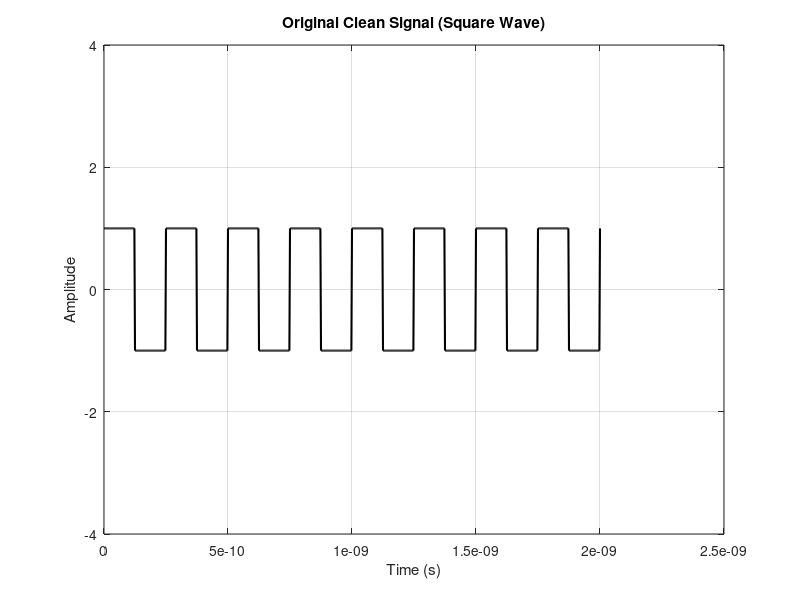
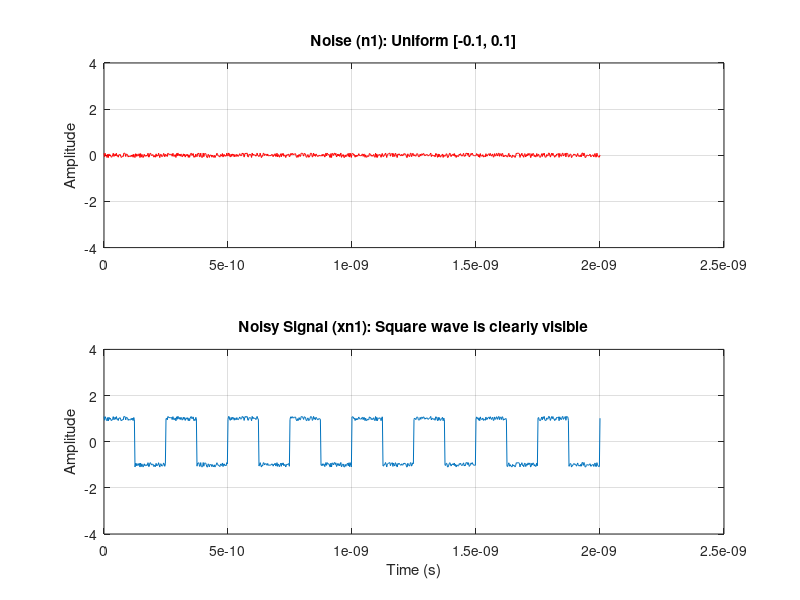
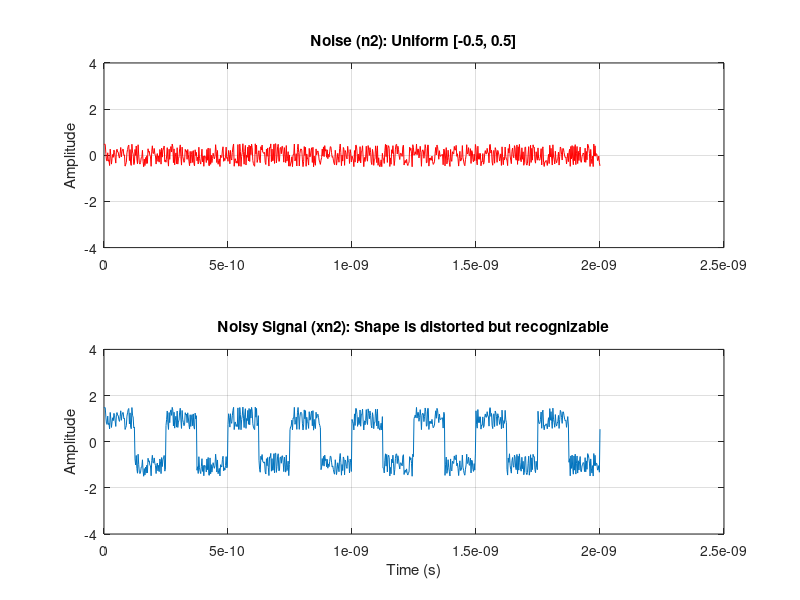
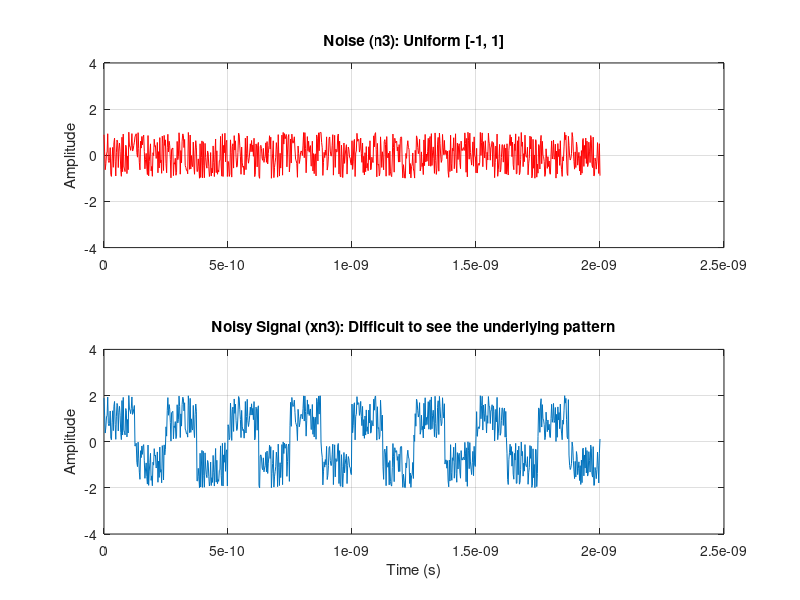

Reproduce these figures in MATLAB, in order. (Note: this script raises an error after producing the figures.)
% =========================================================================
% Lab-03 Simulation: Square Wave with Various Noise Types
% 
% This script demonstrates the effect of different types and amplitudes of
% noise on a clean square wave signal.
%
% It will:
% 1. Generate a clean square wave.
% 2. Create 7 different noisy versions of the signal.
% 3. Plot each case in a separate figure window.
% 4. Save all generated plots as JPG files in a new subfolder.
% =========================================================================

% --- 0. Initialization ---
clc;            % Clear the command window
clear;          % Clear all variables from the workspace
close all;      % Close all existing figure windows

% --- Create a directory to save the plots ---
outputDir = 'Square_Wave_Plots';
if ~exist(outputDir, 'dir') % Check if the folder doesn't already exist
    mkdir(outputDir);       % Create the folder
end

% --- 1. Generate the Clean Square Wave ---
fprintf('Step 1: Generating the clean square wave...\n');

duty = 50;       % 50% duty cycle for the square wave
f = 4*10^9;      % Frequency (using the same as the lab for consistency)
ti = 1/f;         % Time period
s = ti/100;       % Sampling period
t = 0:s:8*ti;     % Time vector for 8 periods

% Generate the clean square wave (amplitude is +/- 1)
x_square = square(2*pi*f*t, duty);

% --- Plot and save the original clean signal ---
figure('Name', 'Clean Square Wave', 'NumberTitle', 'off');
plot(t, x_square, 'k', 'LineWidth', 1.5);
title('Original Clean Signal (Square Wave)');
xlabel('Time (s)');
ylabel('Amplitude');
grid on;
ylim([-4 4]); % Set a consistent Y-axis limit for all plots for easy comparison
saveas(gcf, fullfile(outputDir, 'Square_0_Clean_Signal.jpg'));

% =========================================================================
% --- 2. Generate and Plot Noisy Signals ---
% =========================================================================

% --- Case 1: Very Low Uniform Noise [-0.1, 0.1] ---
fprintf('Step 2.1: Processing Case 1 - Very Low Noise...\n');
a1 = 0.1; b1 = -0.1;
n1 = (b1-a1) .* rand(size(x_square)) + a1;
xn1 = x_square + n1;
figure('Name', 'Case 1: Very Low Noise', 'NumberTitle', 'off');
subplot(2,1,1);
plot(t, n1, 'r');
title('Noise (n1): Uniform [-0.1, 0.1]');
ylabel('Amplitude'); grid on; ylim([-4 4]);
subplot(2,1,2);
plot(t, xn1);
title('Noisy Signal (xn1): Square wave is clearly visible');
xlabel('Time (s)'); ylabel('Amplitude'); grid on; ylim([-4 4]);
saveas(gcf, fullfile(outputDir, 'Square_1_Low_Uniform_Noise.jpg'));

% --- Case 2: Moderate Uniform Noise [-0.5, 0.5] ---
fprintf('Step 2.2: Processing Case 2 - Moderate Noise...\n');
a2 = 0.5; b2 = -0.5;
n2 = (b2-a2) .* rand(size(x_square)) + a2;
xn2 = x_square + n2;
figure('Name', 'Case 2: Moderate Noise', 'NumberTitle', 'off');
subplot(2,1,1);
plot(t, n2, 'r');
title('Noise (n2): Uniform [-0.5, 0.5]');
ylabel('Amplitude'); grid on; ylim([-4 4]);
subplot(2,1,2);
plot(t, xn2);
title('Noisy Signal (xn2): Shape is distorted but recognizable');
xlabel('Time (s)'); ylabel('Amplitude'); grid on; ylim([-4 4]);
saveas(gcf, fullfile(outputDir, 'Square_2_Moderate_Uniform_Noise.jpg'));

% --- Case 3: High Uniform Noise (Signal = Noise) [-1, 1] ---
fprintf('Step 2.3: Processing Case 3 - High Noise...\n');
a3 = 1.0; b3 = -1.0;
n3 = (b3-a3) .* rand(size(x_square)) + a3;
xn3 = x_square + n3;
figure('Name', 'Case 3: High Noise (Signal = Noise)', 'NumberTitle', 'off');
subplot(2,1,1);
plot(t, n3, 'r');
title('Noise (n3): Uniform [-1, 1]');
ylabel('Amplitude'); grid on; ylim([-4 4]);
subplot(2,1,2);
plot(t, xn3);
title('Noisy Signal (xn3): Difficult to see the underlying pattern');
xlabel('Time (s)'); ylabel('Amplitude'); grid on; ylim([-4 4]);
saveas(gcf, fullfile(outputDir, 'Square_3_High_Uniform_Noise.jpg'));

% --- Case 4: Very High Uniform Noise (Noise > Signal) [-2, 2] ---
fprintf('Step 2.4: Processing Case 4 - Very High Noise...\n');
a4 = 2.0; b4 = -2.0;
n4 = (b4-a4) .* rand(size(x_square)) + a4;
xn4 = x_square + n4;
figure('Name', 'Case 4: Very High Noise', 'NumberTitle', 'off');
subplot(2,1,1);
plot(t, n4, 'r');
title('Noise (n4): Uniform [-2, 2]');
ylabel('Amplitude'); grid on; ylim([-4 4]);
subplot(2,1,2);
plot(t, xn4);
title('Noisy Signal (xn4): The periodic signal is visually lost');
xlabel('Time (s)'); ylabel('Amplitude'); grid on; ylim([-4 4]);
saveas(gcf, fullfile(outputDir, 'Square_4_Very_High_Uniform_Noise.jpg'));

% --- Case 5: High Gaussian Noise ---
fprintf('Step 2.5: Processing Case 5 - High Gaussian Noise...\n');
n5 = 1.0 * randn(size(x_square)); % Gaussian noise with standard deviation 1.0
xn5 = x_square + n5;
figure('Name', 'Case 5: High Gaussian Noise', 'NumberTitle', 'off');
subplot(2,1,1);
plot(t, n5, 'r');
title('Noise (n5): Gaussian (Std Dev = 1.0)');
ylabel('Amplitude'); grid on; ylim([-4 4]);
subplot(2,1,2);
plot(t, xn5);
title('Noisy Signal (xn5): Pattern is lost, with larger spikes');
xlabel('Time (s)'); ylabel('Amplitude'); grid on; ylim([-4 4]);
saveas(gcf, fullfile(output_directory, 'Square_5_High_Gaussian_Noise.jpg'));

% --- Case 6: Positive-Only Uniform Noise [0, 1] ---
fprintf('Step 2.6: Processing Case 6 - Positive-Only Noise...\n');
a6 = 1.0; b6 = 0;
n6 = (b6-a6) .* rand(size(x_square)) + a6;
xn6 = x_square + n6;
figure('Name', 'Case 6: Positive-Only Noise', 'NumberTitle', 'off');
subplot(2,1,1);
plot(t, n6, 'r');
title('Noise (n6): Uniform [0, 1]');
ylabel('Amplitude'); grid on; ylim([-4 4]);
subplot(2,1,2);
plot(t, xn6);
title('Noisy Signal (xn6): Entire signal is shifted upwards');
xlabel('Time (s)'); ylabel('Amplitude'); grid on; ylim([-4 4]);
saveas(gcf, fullfile(outputDir, 'Square_6_Positive_Uniform_Noise.jpg'));

% --- Case 7: Negative-Only Uniform Noise [-1, 0] ---
fprintf('Step 2.7: Processing Case 7 - Negative-Only Noise...\n');
a7 = 0; b7 = -1.0;
n7 = (b7-a7) .* rand(size(x_square)) + a7;
xn7 = x_square + n7;
figure('Name', 'Case 7: Negative-Only Noise', 'NumberTitle', 'off');
subplot(2,1,1);
plot(t, n7, 'r');
title('Noise (n7): Uniform [-1, 0]');
ylabel('Amplitude'); grid on; ylim([-4 4]);
subplot(2,1,2);
plot(t, xn7);
title('Noisy Signal (xn7): Entire signal is shifted downwards');
xlabel('Time (s)'); ylabel('Amplitude'); grid on; ylim([-4 4]);
saveas(gcf, fullfile(outputDir, 'Square_7_Negative_Uniform_Noise.jpg'));

% --- 3. Finalization ---
fprintf('\nProcessing Complete!\n');
fprintf('All 8 plots have been saved as JPG files in the folder: "%s"\n', outputDir);